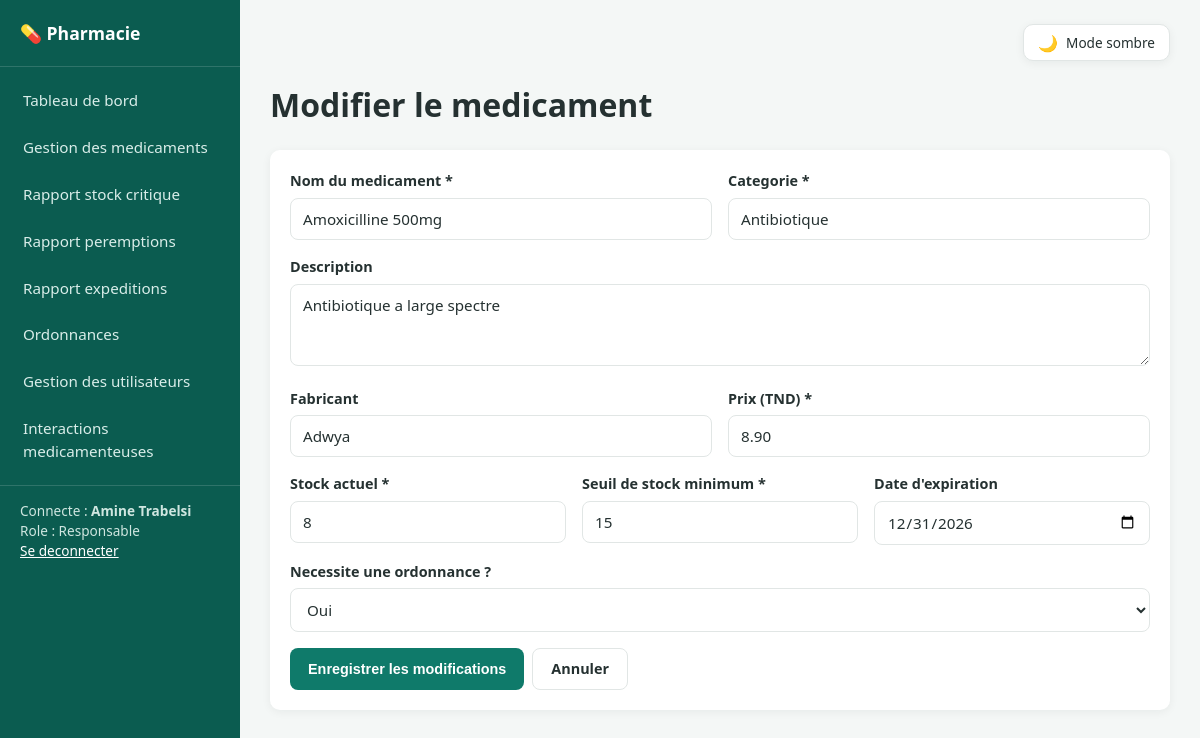
Page /index.php?c=medicament&a=modifier&id=2 (signed in) on the committed database.
### tables this page shows
CREATE TABLE `medicaments` (
  `id` int(11) NOT NULL,
  `nom` varchar(150) NOT NULL,
  `description` text DEFAULT NULL,
  `categorie` varchar(100) NOT NULL,
  `fabricant` varchar(150) DEFAULT NULL,
  `prix` decimal(10,2) NOT NULL DEFAULT 0.00,
  `stock` int(11) NOT NULL DEFAULT 0,
  `stock_minimum` int(11) NOT NULL DEFAULT 10,
  `date_expiration` date DEFAULT NULL,
  `necessite_ordonnance` tinyint(1) NOT NULL DEFAULT 0,
  `date_ajout` timestamp NOT NULL DEFAULT current_timestamp()
);

### core/Controller.php (called while the page is built, shortened)
<?php
abstract class Controller
{
    protected function render(string $view, array $data = [], string $layout = 'layouts/main'): void
    {
        extract($data);
        $viewFile = __DIR__ . '/../views/' . $view . '.php';
        require $viewFile;
    }
}

### controllers/MedicamentController.php (called while the page is built, shortened)
<?php
require_once __DIR__ . '/../models/Medicament.php';
class MedicamentController extends Controller
{
    private Medicament $model;
    public function __construct()
    {
        $this->model = new Medicament();
    }
    public function modifier(array $params): void
    {
        $id = (int) ($params['id'] ?? 0);
        $medicament = $this->model->findById($id);
        $errors = [];
        $this->render('responsable/medicament_form', [
            'errors'     => $errors,
            'medicament' => $medicament,
            'categories' => $this->model->categories(),
        ]);
    }
}

### core/App.php (called while the page is built, shortened)
<?php
class App
{
    private string $action;
    private array $params;
    public function __construct()
    {
        $this->action         = $_GET['a'] ?? 'login';
        $this->params         = $_GET;
    }
    public function run(): void
    {
        $controller = new $className();
        $controller->{$this->action}($this->params);
    }
}

### public/index.php (called while the page is built, shortened)
<?php
require_once __DIR__ . '/../core/Database.php';
require_once __DIR__ . '/../core/Auth.php';
require_once __DIR__ . '/../core/Controller.php';
require_once __DIR__ . '/../core/App.php';
$app = new App();
$app->run();

### core/Database.php (called while the page is built, shortened)
<?php
class Database
{
    private static ?PDO $instance = null;
    public static function getInstance(): PDO
    {
        if (self::$instance === null) {
            $dsn = 'mysql:host=' . DB_HOST . ';dbname=' . DB_NAME . ';charset=' . DB_CHARSET;
            $options = [
                PDO::ATTR_ERRMODE            => PDO::ERRMODE_EXCEPTION,
                PDO::ATTR_DEFAULT_FETCH_MODE => PDO::FETCH_ASSOC,
                PDO::ATTR_EMULATE_PREPARES   => false,
            ];
            try {
                self::$instance = new PDO($dsn, DB_USER, DB_PASS, $options);
            } catch (PDOException $e) {
                die('Erreur de connexion a la base de donnees : ' . $e->getMessage());
            }
        }
        return self::$instance;
    }
}

### models/Medicament.php (called while the page is built, shortened)
<?php
class Medicament
{
    private PDO $db;
    public function __construct()
    {
        $this->db = Database::getInstance();
    }
    public function findById(int $id): array|false
    {
        $stmt = $this->db->prepare('SELECT * FROM medicaments WHERE id = :id LIMIT 1');
        $stmt->execute(['id' => $id]);
        return $stmt->fetch();
    }
}

### views/responsable/medicament_form.php (the view, shortened to what this page needs)
<h1><?= $medicament ? 'Modifier le medicament' : 'Ajouter un medicament' ?></h1>
<div class="card">
    <form method="POST" action="index.php?c=medicament&a=<?= $medicament ? 'modifier&id=' . $medicament['id'] : 'ajouter' ?>" data-validate novalidate>
        <div class="form-row">
            <div class="form-group">
                <label for="nom">Nom du medicament *</label>
                <input type="text" id="nom" name="nom" required value="<?= htmlspecialchars($medicament['nom'] ?? '') ?>">
            </div>
            <div class="form-group">
                <label for="categorie">Categorie *</label>
                <input type="text" id="categorie" name="categorie" required list="categories-list" value="<?= htmlspecialchars($medicament['categorie'] ?? '') ?>">
            </div>
        </div>
        <div class="form-group">
            <label for="description">Description</label>
            <textarea id="description" name="description" rows="3"><?= htmlspecialchars($medicament['description'] ?? '') ?></textarea>
        </div>
        <div class="form-row">
            <div class="form-group">
                <label for="fabricant">Fabricant</label>
                <input type="text" id="fabricant" name="fabricant" value="<?= htmlspecialchars($medicament['fabricant'] ?? '') ?>">
            </div>
            <div class="form-group">
                <label for="prix">Prix (TND) *</label>
                <input type="number" step="0.01" min="0" id="prix" name="prix" required data-positive-number value="<?= htmlspecialchars($medicament['prix'] ?? '') ?>">
            </div>
        </div>
        <div class="form-row">
            <div class="form-group">
                <label for="stock">Stock actuel *</label>
                <input type="number" min="0" id="stock" name="stock" required data-positive-number value="<?= htmlspecialchars($medicament['stock'] ?? '0') ?>">
            </div>
            <div class="form-group">
                <label for="stock_minimum">Seuil de stock minimum *</label>
                <input type="number" min="0" id="stock_minimum" name="stock_minimum" required data-positive-number value="<?= htmlspecialchars($medicament['stock_minimum'] ?? '10') ?>">
            </div>
            <div class="form-group">
                <label for="date_expiration">Date d'expiration</label>
                <input type="date" id="date_expiration" name="date_expiration" value="<?= htmlspecialchars($medicament['date_expiration'] ?? '') ?>">
            </div>
        </div>
        <div class="form-group">
            <label for="necessite_ordonnance">Necessite une ordonnance ?</label>
            <select id="necessite_ordonnance" name="necessite_ordonnance">
                <option value="1" <?= (isset($medicament['necessite_ordonnance']) && $medicament['necessite_ordonnance']) ? 'selected' : '' ?>>Oui</option>
            </select>
        </div>
        <div class="actions">
            <button type="submit" class="btn btn-primary"><?= $medicament ? 'Enregistrer les modifications' : 'Ajouter le medicament' ?></button>
            <a class="btn btn-outline" href="index.php?c=medicament&a=index">Annuler</a>
        </div>
    </form>
</div>

### public/assets/css/style.css (style rules this page uses)
:root { --color-primary: #0f7a6a; --color-primary-dark: #0b5c50; --color-accent: #2f8fd6; --color-danger: #d1453b; --color-warning: #e0a020; --color-success: #2f9e5c; --color-bg: #f4f7f6; --color-surface: #ffffff; --color-border: #e1e6e5; --color-text: #253131; --color-text-muted: #667070; --radius: 10px; --shadow: 0 2px 10px rgba(15, 40, 35, 0.06); --sidebar-width: 240px; --color-th-bg: #eef4f2; --color-row-hover: #fafcfb; --color-input-bg: #ffffff; --color-heading-accent: #0b5c50; --color-sidebar-bg: #0b5c50; --tone-attente-bg: #fdf1da; --tone-attente-fg: #8a5a08; --tone-validee-bg: #dff3e6; --tone-validee-fg: #1c6b3f; --tone-refusee-bg: #fbe2e0; --tone-refusee-fg: #a3241d; --tone-faible-bg: #eef2fb; --tone-faible-fg: #33528f; --interaction-bg: #fdeceb; --interaction-border: #f0c1bd; }
* { box-sizing: border-box; }
body { margin: 0; font-family: "Segoe UI", Roboto, Helvetica, Arial, sans-serif; background: var(--color-bg); color: var(--color-text); line-height: 1.5; }
a { color: var(--color-primary); text-decoration: none; }
h1, h2, h3 { font-weight: 600; margin-top: 0; }
.card { background: var(--color-surface); border-radius: var(--radius); box-shadow: var(--shadow); padding: 20px; margin-bottom: 20px; }
.form-group { margin-bottom: 16px; }
.form-group label { display: block; margin-bottom: 6px; font-weight: 600; font-size: 0.9rem; }
input[type=text], input[type=email], input[type=password], input[type=number], input[type=date], input[type=tel], select, textarea { width: 100%; padding: 10px 12px; border: 1px solid var(--color-border); border-radius: 8px; font-size: 0.95rem; font-family: inherit; background: var(--color-input-bg); color: var(--color-text); }
.form-row { display: flex; gap: 16px; flex-wrap: wrap; }
.form-row .form-group { flex: 1; min-width: 200px; }
.btn { display: inline-block; padding: 9px 18px; border-radius: 8px; border: none; cursor: pointer; font-size: 0.9rem; font-weight: 600; text-align: center; }
.btn-primary { background: var(--color-primary); color: #fff; }
.btn-outline { background: transparent; border: 1px solid var(--color-border); color: var(--color-text); }
.actions { display: flex; gap: 8px; flex-wrap: wrap; }
body, .sidebar, .card, .stat-card, .filter-bar, .auth-card, table th, input, select, textarea { transition: background-color 0.28s ease, color 0.28s ease, border-color 0.28s ease; }
.main-content > h1 { animation: fadeUp 0.34s ease-out both; }
.main-content > .card, .main-content > .filter-bar, .main-content > .stats-grid, .main-content > .actions, .main-content > .table-wrap { animation: fadeUp 0.4s ease-out both; animation-delay: 0.05s; }
.main-content > *:nth-child(3) { animation-delay: 0.08s; }
.main-content > *:nth-child(4) { animation-delay: 0.12s; }
.btn { transition: transform 0.14s ease, box-shadow 0.14s ease, opacity 0.14s ease; }
.card { transition: box-shadow 0.2s ease, background-color 0.28s ease, border-color 0.28s ease; }
.form-group input, .form-group select, .form-group textarea { transition: border-color 0.16s ease, box-shadow 0.16s ease, background-color 0.28s ease, color 0.28s ease; }

### rows in the picture
medicaments: nom "Amoxicilline 500mg", categorie "Antibiotique", description "Antibiotique a large spectre", fabricant "Adwya", prix "8.90", stock "8", stock_minimum "15", date_expiration "12/31/2026", necessite_ordonnance "Oui"

### other values in the picture
Auth::fullName() "Amine Trabelsi"
Auth::role() "Responsable"
